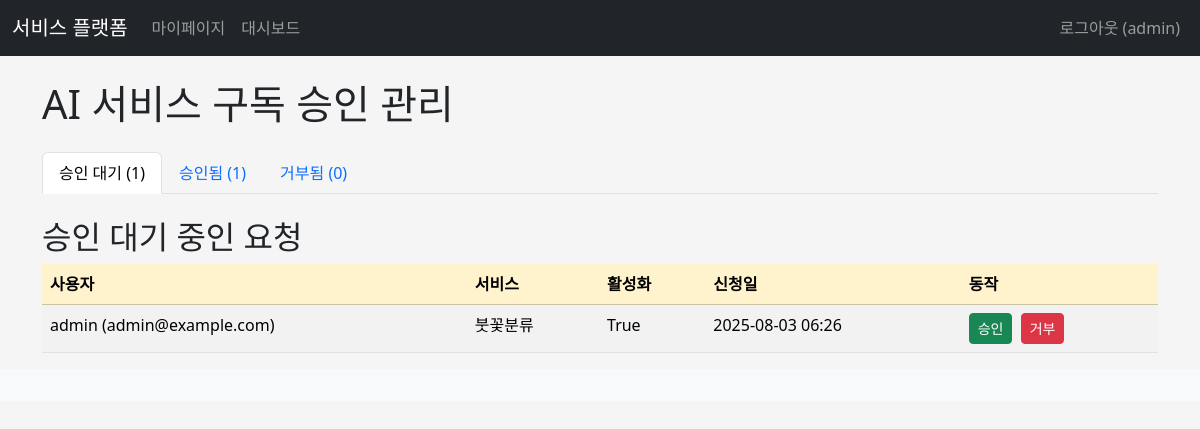
Page /adminx/subscriptions (signed in) on the earlier database version.
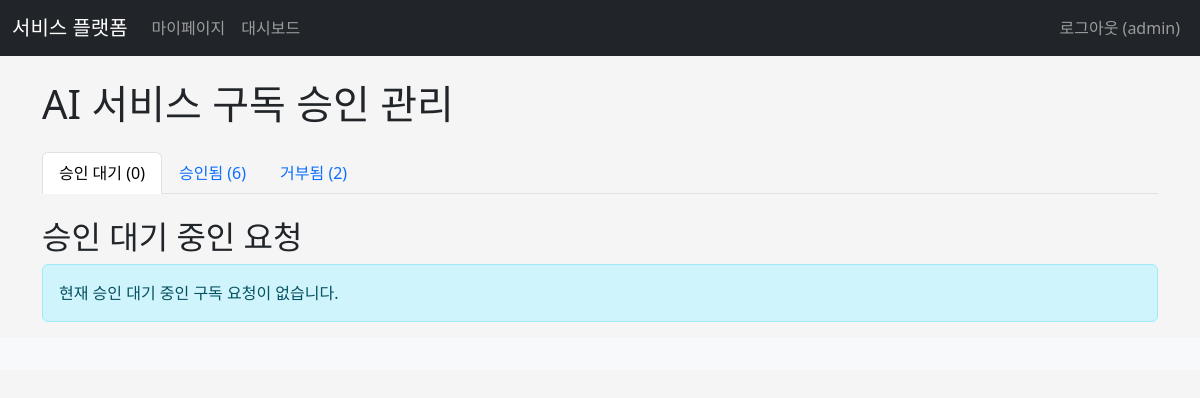
Same page on the later database version.
### apps/dbmodels.py (models this page shows, shortened)
class Subscription(db.Model):
    __tablename__ = "subscription"
    id = db.Column(db.Integer, primary_key=True)
    user_id = db.Column(db.Integer, db.ForeignKey('users.id'), nullable=False)
    service_id = db.Column(db.Integer, db.ForeignKey('services.id'), nullable=False)
    status = db.Column(db.String(20), default='pending', nullable=False) # pending, approved, rejected
    request_date = db.Column(db.DateTime, nullable=False, default=datetime.now)
    approval_date = db.Column(db.DateTime, nullable=True)
    __table_args__ = (db.UniqueConstraint('user_id', 'service_id', name='_user_service_uc'),)

class User(db.Model, UserMixin):  # db.Model, UserMixin 상속하는 User 클래스 생성
    __tablename__= "users"  # 삭제시, 테이블 이름은 Model 이름 소문자
    id=db.Column(db.Integer,primary_key=True)
    username=db.Column(db.String, index=True)
    email=db.Column(db.String, unique=True, index= True)
    password_hash=db.Column(db.String)
    is_admin=db.Column(db.Boolean,default=False)
    is_active=db.Column(db.Boolean, default=True)  # 활성화 여부
    usage_count = db.Column(db.Integer, default=0)
    daily_limit = db.Column(db.Integer, default=1000)
    monthly_limit = db.Column(db.Integer, default=5000)
    created_at=db.Column(db.DateTime, default= datetime.now)
    updated_at=db.Column(db.DateTime, default= datetime.now, onupdate=datetime.now)
    subscriptions = db.relationship('Subscription', backref='user', lazy=True, cascade='all, delete-orphan')
    @property
    def password(self):
        """
        Prevent direct reading of the password.
        Attempting to read `user.password` will raise an AttributeError.
        """
        raise AttributeError('password is not a readable attribute')
    @property
    def is_authenticated(self):
        return True

class Service(db.Model):
    __tablename__ = "services"
    id = db.Column(db.Integer, primary_key=True)
    servicename = db.Column(db.String(100), unique=True, nullable=False)
    is_active=db.Column(db.Boolean, default=True)  # 활성화 여부
    is_auto=db.Column(db.Boolean, default=True)  # 자동승인 여부
    price = db.Column(db.Integer, default=0, nullable=False)  # 서비스 단가
    description = db.Column(db.Text, nullable=False)
    keywords = db.Column(db.String(200), nullable=False)
    service_endpoint = db.Column(db.String(255), nullable=True)  # 서비스 엔드포인트 함수, 일단 True
    created_at=db.Column(db.DateTime, default= datetime.now)
    updated_at=db.Column(db.DateTime, default= datetime.now, onupdate=datetime.now)
    subscriptions = db.relationship('Subscription', backref='service', lazy=True, cascade="all, delete-orphan")

### apps/adminx/views.py (the view)
@adminx.route('/subscriptions')
@admin_required
def subscriptions():
    pending_subscriptions = Subscription.query.filter_by(status='pending').order_by(Subscription.request_date.asc()).all()
    approved_subscriptions = Subscription.query.filter_by(status='approved').order_by(Subscription.request_date.desc()).all()
    rejected_subscriptions = Subscription.query.filter_by(status='rejected').order_by(Subscription.request_date.desc()).all()
    return render_template('adminx/subscriptions.html',
                           title='구독 승인 관리',
                           pending_subscriptions=pending_subscriptions,
                           approved_subscriptions=approved_subscriptions,
                           rejected_subscriptions=rejected_subscriptions)

### apps/adminx/templates/adminx/subscriptions.html (shortened to what this page needs)
{% extends "base.html" %}{% block title %}{{ title }}{% endblock %}
{% block content %}
<h1 class="mb-4">AI 서비스 구독 승인 관리</h1>
<ul class="nav nav-tabs mb-4" id="subscriptionTabs" role="tablist">
    <li class="nav-item" role="presentation">
        <button class="nav-link active" id="pending-tab" data-bs-toggle="tab" data-bs-target="#pending" type="button" role="tab" aria-controls="pending" aria-selected="true">
            승인 대기 ({{ pending_subscriptions|length }})
        </button>
    </li>
    <li class="nav-item" role="presentation">
        <button class="nav-link" id="approved-tab" data-bs-toggle="tab" data-bs-target="#approved" type="button" role="tab" aria-controls="approved" aria-selected="false">
            승인됨 ({{ approved_subscriptions|length }})
        </button>
    </li>
    <li class="nav-item" role="presentation">
        <button class="nav-link" id="rejected-tab" data-bs-toggle="tab" data-bs-target="#rejected" type="button" role="tab" aria-controls="rejected" aria-selected="false">
            거부됨 ({{ rejected_subscriptions|length }})
        </button>
    </li>
</ul>
<div class="tab-content" id="subscriptionTabsContent">
    <div class="tab-pane fade show active" id="pending" role="tabpanel" aria-labelledby="pending-tab">
        <h2>승인 대기 중인 요청</h2>
        {% if pending_subscriptions %}
        <div class="table-responsive">
            <table class="table table-hover table-striped">
                <thead class="table-warning text-dark">
                    <tr>
                        <th scope="col">사용자</th>
                        <th scope="col">서비스</th>
                        <th scope="col">활성화</th>
                        <th scope="col">신청일</th>
                        <th scope="col">동작</th>
                    </tr>
                </thead>
                <tbody>
                    {% for sub in pending_subscriptions %}
                    <tr>
                        <td>{{ sub.user.username }} ({{sub.user.email}})</td>
                        <td>{{ sub.service.servicename }}</td>
                        <td>{{ sub.service.is_active }}</td>
                        <td>{{ sub.request_date.strftime('%Y-%m-%d %H:%M') }}</td>
                        <td>
                            <form method="POST" action="{{ url_for('adminx.manage_subscription', sub_id=sub.id, action='approve') }}" style="display:inline;">
                                <button type="submit" class="btn btn-success btn-sm" onclick="return confirm('이 구독을 승인하시겠습니까?');">승인</button>
                            </form>
                            <form method="POST" action="{{ url_for('adminx.manage_subscription', sub_id=sub.id, action='reject') }}" style="display:inline;" class="ms-1">
                                <button type="submit" class="btn btn-danger btn-sm" onclick="return confirm('이 구독을 거부하시겠습니까?');">거부</button>
                            </form>
                        </td>
                    </tr>
                    {% endfor %}
                </tbody>
            </table>
        </div>
        {% else %}
        <div class="alert alert-info" role="alert">현재 승인 대기 중인 구독 요청이 없습니다.</div>
        {% endif %}
    </div>
</div>
{% endblock %}

Differences in the rows shown:
no longer on this page (row edited): Subscription: user.username "admin", user.email "admin@example.com", service.servicename "붓꽃분류", service.is_active "True", request_date "2025-08-03 06:26"
Other differences:
{{ pending_subscriptions|length }}: "1" → "0"
{{ approved_subscriptions|length }}: "1" → "6"
{{ rejected_subscriptions|length }}: "0" → "2"
text no longer shown: "사용자 서비스 활성화 신청일 동작"
text now shown: "현재 승인 대기 중인 구독 요청이 없습니다."
